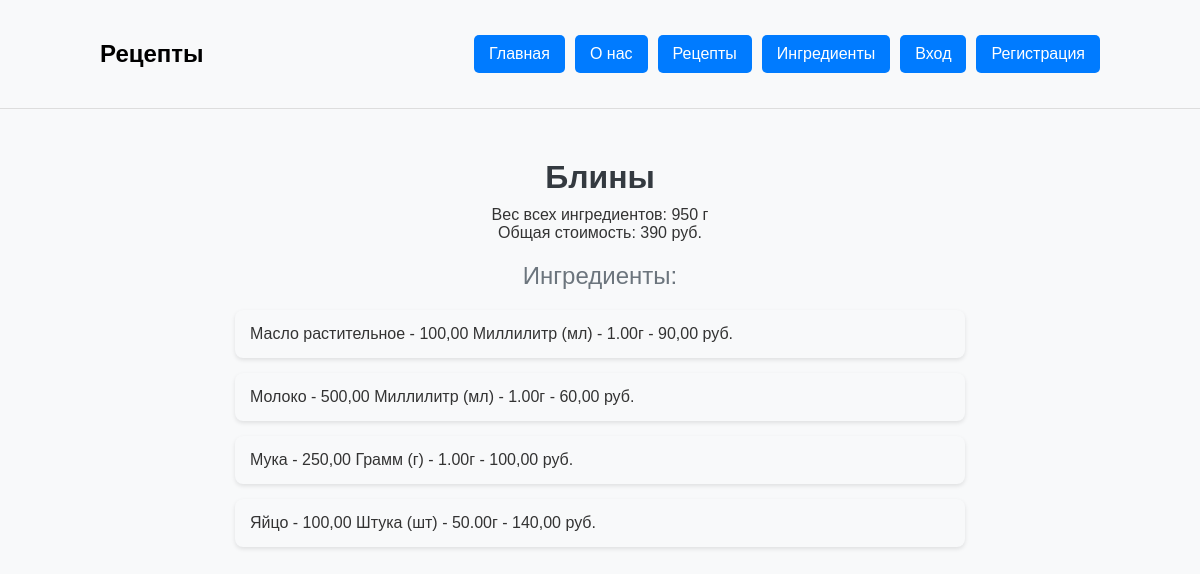
Page /recipe/10/ on the committed database.
### recipe_catalog/models.py (models this page shows, shortened)
class Recipe(models.Model):
	title = models.CharField(
		max_length=300,
		validators=[
			RegexValidator(
				regex=r'^[A-Za-zА-Яа-яёЁ\s]+$',
				message='Название должно быть строковым значением'
			)
		],
		verbose_name="Название"
	)
	ingredients = models.ManyToManyField(
		Ingredient,
		through="RecipeIngredient",
		verbose_name="Ингредиенты"
	)
	author = models.ForeignKey(
		User,
		verbose_name='Автор рецепта',
		on_delete=models.CASCADE, null=True
	)

class Ingredient(models.Model):
	title = models.CharField(
		max_length=255,
		validators=[
			RegexValidator(
				regex=r'^[A-Za-zА-Яа-яёЁ\s]+$',
				message='Название должно быть строковым значением'
			)
		],
		verbose_name="Название"
	)
	measurement_unit = models.ForeignKey(
		MeasurementUnit,
		on_delete=models.PROTECT,
		verbose_name="Единица измерения"
	)
	total_weight = models.DecimalField(
		max_digits=10,
		decimal_places=2,
		validators=[
			MinValueValidator(
				limit_value=0.1,
				message='Вес должен быть положительным числом'
			)
		],
		verbose_name="Общий вес в граммах"
	)
	cost = models.DecimalField(
		max_digits=10,
		decimal_places=2,
		validators=[
			MinValueValidator(
				limit_value=0.1,
				message='Цена должна быть положительным числом'
			)
		],
		verbose_name="Цена"
	)
	author = models.ForeignKey(
		User,
		verbose_name='Автор рецепта',
		on_delete=models.CASCADE, null=True
	)

class MeasurementUnit(models.Model):
	title = models.CharField(
		max_length=50,
		unique=True,
		validators=[
			RegexValidator(
				regex=r'^[A-Za-zА-Яа-яёЁ\s]+$',
				message='Название должно быть строковым значением'
			)
		],
		verbose_name="Название"
	)
	symbol = models.CharField(
		max_length=10,
		verbose_name="Символ"
	)
	grams_per_unit = models.DecimalField(
		max_digits=10,
		decimal_places=2,
		validators=[
			MinValueValidator(
				limit_value=0.01,
				message='Вес должен быть положительным числом'
			)
		],
		verbose_name="Вес в граммах"
	)
	def __str__(self):
		return f"{self.title} ({self.symbol}) - {self.grams_per_unit}г"

### recipe_catalog/views.py (the view)
# urls.py: path('recipe/<int:pk>/', recipe_detail, name='recipe_detail'),
def recipe_detail(request, pk):
    try:
        recipe = Recipe.objects.get(pk=pk)
        recipes = Recipe.objects.all()
        is_author = request.user == recipe.author
    except Recipe.DoesNotExist:
        return render(
            request=request,
            template_name='recipe_catalog/recipe_not_found.html'
        )
    return render(
        request=request,
        template_name='recipe_catalog/recipe_detail.html',
        context={
            'recipe_id': recipe.id,
            'title': recipe.title,
            'ingredients': recipe.ingredients.order_by('title'),
            'sum_weight': recipe.ingredients.aggregate(total=Sum('total_weight'))['total'],
            'sum_cost': recipe.ingredients.aggregate(total=Sum('cost'))['total'],
            'recipes': recipes,
            'is_author': is_author,
        }
    )

### templates/recipe_catalog/recipe_detail.html (shortened to what this page needs)
{% extends '../base.html' %}
{% block content %}
<div class="container-recipe-detail">
    <div class="header-header-text">{{ title }}</div>
    <div class="ingredient-info">Вес всех ингредиентов: {{ sum_weight }} г</div>
    <div class="ingredient-info">Общая стоимость: {{ sum_cost }} руб.</div>
    <div class="header-text">Ингредиенты:</div>
    <div class="ingredient-list">
        {% for ingredient in ingredients %}
        <div class="ingredient-item">
            {{ ingredient.title }} - {{ ingredient.total_weight }} {{ ingredient.measurement_unit }} - {{ ingredient.cost }} руб.
        </div>
        {% endfor %}
    </div>
</div>
{% endblock %}

### static/css/main.css (style rules this page uses)
body { font-family: Arial, sans-serif; margin: 0; padding: 0; background-color: #f8f9fa; color: #333; }

### static/css/text.css (style rules this page uses)
.header-header-text { font-size: 2rem; font-weight: bold; color: #343a40; text-align: center; margin-top: 20px; margin-bottom: 10px; }
.header-text { font-size: 1.5rem; color: #6c757d; text-align: center; margin-bottom: 20px; margin-top: 20px; }

### static/css/recipes.css (style rules this page uses)
.container-recipe-detail { display: flex; flex-direction: column; align-items: center; justify-content: space-between; align-items: center; width: 100%; }

### static/css/ingredients.css (style rules this page uses)
.ingredient-list { display: flex; flex-direction: column; gap: 15px; }
.ingredient-item { background-color: #f8f9fa; padding: 15px; width: 700px; border-radius: 8px; box-shadow: 0 2px 4px rgba(0, 0, 0, 0.1); display: flex; justify-content: space-between; align-items: center; font-size: 1rem; transition: background-color 0.3s, box-shadow 0.3s; }

### rows in the picture
Recipe: title "Блины"
Ingredient: title "Масло растительное", total_weight "100,00", measurement_unit "Миллилитр (мл) - 1.00г", cost "90,00"
Ingredient: title "Молоко", total_weight "500,00", measurement_unit "Миллилитр (мл) - 1.00г", cost "60,00"
Ingredient: title "Мука", total_weight "250,00", measurement_unit "Грамм (г) - 1.00г", cost "100,00"
Ingredient: title "Яйцо", total_weight "100,00", measurement_unit "Штука (шт) - 50.00г", cost "140,00"

### other values in the picture
{{ sum_weight }} "950"
{{ sum_cost }} "390"
